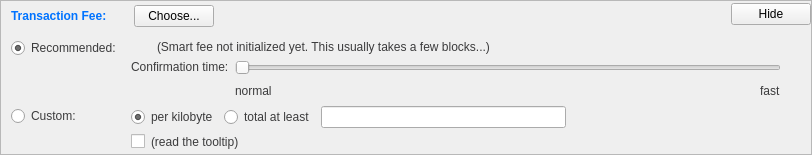
    <widget class="QFrame" name="frameFee">
     <property name="sizePolicy">
      <sizepolicy hsizetype="Expanding" vsizetype="Expanding">
       <horstretch>0</horstretch>
       <verstretch>0</verstretch>
      </sizepolicy>
     </property>
     <property name="maximumSize">
      <size>
       <width>16777215</width>
       <height>16777215</height>
      </size>
     </property>
     <property name="frameShape">
      <enum>QFrame::StyledPanel</enum>
     </property>
     <property name="frameShadow">
      <enum>QFrame::Sunken</enum>
     </property>
     <layout class="QVBoxLayout" name="verticalLayoutFee1">
      <property name="spacing">
       <number>0</number>
      </property>
      <property name="leftMargin">
       <number>0</number>
      </property>
      <property name="topMargin">
       <number>0</number>
      </property>
      <property name="rightMargin">
       <number>0</number>
      </property>
      <property name="bottomMargin">
       <number>0</number>
      </property>
      <item>
       <layout class="QVBoxLayout" name="verticalLayoutFee2" stretch="0,0,0">
        <property name="spacing">
         <number>0</number>
        </property>
        <property name="leftMargin">
         <number>10</number>
        </property>
        <property name="topMargin">
         <number>0</number>
        </property>
        <item>
         <layout class="QHBoxLayout" name="horizontalLayoutFee1">
          <property name="bottomMargin">
           <number>0</number>
          </property>
          <item>
           <layout class="QVBoxLayout" name="verticalLayoutFee7">
            <property name="spacing">
             <number>0</number>
            </property>
            <item>
             <spacer name="verticalSpacerSmartFee">
              <property name="orientation">
               <enum>Qt::Vertical</enum>
              </property>
              <property name="sizeType">
               <enum>QSizePolicy::Fixed</enum>
              </property>
              <property name="sizeHint" stdset="0">
               <size>
                <width>1</width>
                <height>4</height>
               </size>
              </property>
             </spacer>
            </item>
            <item>
             <layout class="QHBoxLayout" name="horizontalLayoutSmartFee">
              <property name="spacing">
               <number>10</number>
              </property>
              <item>
               <widget class="QLabel" name="labelFeeHeadline">
                <property name="sizePolicy">
                 <sizepolicy hsizetype="Preferred" vsizetype="Maximum">
                  <horstretch>0</horstretch>
                  <verstretch>0</verstretch>
                 </sizepolicy>
                </property>
                <property name="font">
                 <font>
                  <weight>75</weight>
                  <bold>true</bold>
                 </font>
                </property>
                <property name="styleSheet">
                 <string notr="true">font-weight:bold;
color: rgb(0, 115, 255);</string>
                </property>
                <property name="text">
                 <string>Transaction Fee:</string>
                </property>
               </widget>
              </item>
              <item>
               <widget class="QLabel" name="labelFeeMinimized">
                <property name="text">
                 <string/>
                </property>
               </widget>
              </item>
              <item>
               <widget class="QPushButton" name="buttonChooseFee">
                <property name="text">
                 <string>Choose...</string>
                </property>
               </widget>
              </item>
             </layout>
            </item>
            <item>
             <spacer name="verticalSpacer_5">
              <property name="orientation">
               <enum>Qt::Vertical</enum>
              </property>
              <property name="sizeHint" stdset="0">
               <size>
                <width>1</width>
                <height>1</height>
               </size>
              </property>
             </spacer>
            </item>
           </layout>
          </item>
          <item>
           <spacer name="horizontalSpacer_4">
            <property name="orientation">
             <enum>Qt::Horizontal</enum>
            </property>
            <property name="sizeHint" stdset="0">
             <size>
              <width>40</width>
              <height>20</height>
             </size>
            </property>
           </spacer>
          </item>
          <item>
           <widget class="QPushButton" name="buttonMinimizeFee">
            <property name="toolTip">
             <string>collapse fee-settings</string>
            </property>
            <property name="text">
             <string>Hide</string>
            </property>
           </widget>
          </item>
         </layout>
        </item>
        <item>
         <widget class="QFrame" name="frameFeeSelection">
          <layout class="QVBoxLayout" name="verticalLayoutFee12">
           <property name="spacing">
            <number>0</number>
           </property>
           <property name="leftMargin">
            <number>0</number>
           </property>
           <property name="topMargin">
            <number>0</number>
           </property>
           <property name="rightMargin">
            <number>0</number>
           </property>
           <property name="bottomMargin">
            <number>0</number>
           </property>
           <item>
            <layout class="QGridLayout" name="gridLayoutFee">
             <property name="topMargin">
              <number>10</number>
             </property>
             <property name="bottomMargin">
              <number>4</number>
             </property>
             <property name="horizontalSpacing">
              <number>10</number>
             </property>
             <property name="verticalSpacing">
              <number>4</number>
             </property>
             <item row="1" column="1">
              <layout class="QVBoxLayout" name="verticalLayoutFee8">
               <property name="spacing">
                <number>6</number>
               </property>
               <item>
                <layout class="QHBoxLayout" name="horizontalLayoutFee13">
                 <item>
                  <widget class="QRadioButton" name="radioCustomPerKilobyte">
                   <property name="toolTip">
                    <string>If the custom fee is set to 1000 satoshis and the transaction is only 250 bytes, then &quot;per kilobyte&quot; only pays 250 satoshis in fee, while &quot;total at least&quot; pays 1000 satoshis. For transactions bigger than a kilobyte both pay by kilobyte.</string>
                   </property>
                   <property name="styleSheet">
                    <string notr="true">color: rgb(59, 59, 60);</string>
                   </property>
                   <property name="text">
                    <string>per kilobyte</string>
                   </property>
                   <property name="checked">
                    <bool>true</bool>
                   </property>
                   <attribute name="buttonGroup">
                    <string notr="true">groupCustomFee</string>
                   </attribute>
                  </widget>
                 </item>
                 <item>
                  <widget class="QRadioButton" name="radioCustomAtLeast">
                   <property name="toolTip">
                    <string>If the custom fee is set to 1000 satoshis and the transaction is only 250 bytes, then &quot;per kilobyte&quot; only pays 250 satoshis in fee, while &quot;total at least&quot; pays 1000 satoshis. For transactions bigger than a kilobyte both pay by kilobyte.</string>
                   </property>
                   <property name="styleSheet">
                    <string notr="true">color: rgb(59, 59, 60);</string>
                   </property>
                   <property name="text">
                    <string>total at least</string>
                   </property>
                   <attribute name="buttonGroup">
                    <string notr="true">groupCustomFee</string>
                   </attribute>
                  </widget>
                 </item>
                 <item>
                  <widget class="BitcoinAmountField" name="customFee"/>
                 </item>
                 <item>
                  <spacer name="horizontalSpacer_6">
                   <property name="orientation">
                    <enum>Qt::Horizontal</enum>
                   </property>
                   <property name="sizeHint" stdset="0">
                    <size>
                     <width>1</width>
                     <height>1</height>
                    </size>
                   </property>
                  </spacer>
                 </item>
                </layout>
               </item>
               <item>
                <layout class="QHBoxLayout" name="horizontalLayoutFee8">
                 <item>
                  <widget class="QCheckBox" name="checkBoxMinimumFee">
                   <property name="toolTip">
                    <string>Paying only the minimum fee is just fine as long as there is less transaction volume than space in the blocks. But be aware that this can end up in a never confirming transaction once there is more demand for creativecoin transactions than the network can process.</string>
                   </property>
                   <property name="text">
                    <string/>
                   </property>
                  </widget>
                 </item>
                 <item>
                  <widget class="QLabel" name="labelMinFeeWarning">
                   <property name="enabled">
                    <bool>true</bool>
                   </property>
                   <property name="toolTip">
                    <string>Paying only the minimum fee is just fine as long as there is less transaction volume than space in the blocks. But be aware that this can end up in a never confirming transaction once there is more demand for creativecoin transactions than the network can process.</string>
                   </property>
                   <property name="styleSheet">
                    <string notr="true">color: rgb(59, 59, 60);</string>
                   </property>
                   <property name="text">
                    <string>(read the tooltip)</string>
                   </property>
                   <property name="margin">
                    <number>5</number>
                   </property>
                  </widget>
                 </item>
                 <item>
                  <spacer name="horizontalSpacer_2">
                   <property name="orientation">
                    <enum>Qt::Horizontal</enum>
                   </property>
                   <property name="sizeHint" stdset="0">
                    <size>
                     <width>1</width>
                     <height>1</height>
                    </size>
                   </property>
                  </spacer>
                 </item>
                </layout>
               </item>
              </layout>
             </item>
             <item row="0" column="0">
              <layout class="QVBoxLayout" name="verticalLayoutFee4" stretch="0,1">
               <item>
                <widget class="QRadioButton" name="radioSmartFee">
                 <property name="styleSheet">
                  <string notr="true">color: rgb(59, 59, 60);</string>
                 </property>
                 <property name="text">
                  <string>Recommended:</string>
                 </property>
                 <property name="checked">
                  <bool>true</bool>
                 </property>
                 <attribute name="buttonGroup">
                  <string notr="true">groupFee</string>
                 </attribute>
                </widget>
               </item>
               <item>
                <spacer name="verticalSpacer_2">
                 <property name="orientation">
                  <enum>Qt::Vertical</enum>
                 </property>
                 <property name="sizeHint" stdset="0">
                  <size>
                   <width>1</width>
                   <height>1</height>
                  </size>
                 </property>
                </spacer>
               </item>
              </layout>
             </item>
             <item row="1" column="0">
              <layout class="QVBoxLayout" name="verticalLayoutFee9" stretch="0,1">
               <item>
                <widget class="QRadioButton" name="radioCustomFee">
                 <property name="styleSheet">
                  <string notr="true">color: rgb(59, 59, 60);</string>
                 </property>
                 <property name="text">
                  <string>Custom:</string>
                 </property>
                 <attribute name="buttonGroup">
                  <string notr="true">groupFee</string>
                 </attribute>
                </widget>
               </item>
               <item>
                <spacer name="verticalSpacer_6">
                 <property name="orientation">
                  <enum>Qt::Vertical</enum>
                 </property>
                 <property name="sizeHint" stdset="0">
                  <size>
                   <width>1</width>
                   <height>1</height>
                  </size>
                 </property>
                </spacer>
               </item>
              </layout>
             </item>
             <item row="0" column="1">
              <layout class="QVBoxLayout" name="verticalLayoutFee3" stretch="0,0,1">
               <property name="spacing">
                <number>6</number>
               </property>
               <property name="topMargin">
                <number>2</number>
               </property>
               <item>
                <layout class="QHBoxLayout" name="horizontalLayoutFee12">
                 <item>
                  <widget class="QLabel" name="labelSmartFee">
                   <property name="text">
                    <string/>
                   </property>
                   <property name="margin">
                    <number>2</number>
                   </property>
                  </widget>
                 </item>
                 <item>
                  <widget class="QLabel" name="labelFeeEstimation">
                   <property name="text">
                    <string/>
                   </property>
                  </widget>
                 </item>
                 <item>
                  <widget class="QLabel" name="labelSmartFee2">
                   <property name="styleSheet">
                    <string notr="true">color: rgb(59, 59, 60);</string>
                   </property>
                   <property name="text">
                    <string>(Smart fee not initialized yet. This usually takes a few blocks...)</string>
                   </property>
                   <property name="margin">
                    <number>2</number>
                   </property>
                  </widget>
                 </item>
                 <item>
                  <spacer name="horizontalSpacer_5">
                   <property name="orientation">
                    <enum>Qt::Horizontal</enum>
                   </property>
                   <property name="sizeHint" stdset="0">
                    <size>
                     <width>1</width>
                     <height>1</height>
                    </size>
                   </property>
                  </spacer>
                 </item>
                </layout>
               </item>
               <item>
                <layout class="QHBoxLayout" name="horizontalLayoutFee9">
                 <item>
                  <layout class="QVBoxLayout" name="verticalLayoutFee6">
                   <item>
                    <widget class="QLabel" name="labelSmartFee3">
                     <property name="styleSheet">
                      <string notr="true">color: rgb(59, 59, 60);</string>
                     </property>
                     <property name="text">
                      <string>Confirmation time:</string>
                     </property>
                     <property name="margin">
                      <number>2</number>
                     </property>
                    </widget>
                   </item>
                   <item>
                    <spacer name="verticalSpacer_3">
                     <property name="orientation">
                      <enum>Qt::Vertical</enum>
                     </property>
                     <property name="sizeHint" stdset="0">
                      <size>
                       <width>1</width>
                       <height>1</height>
                      </size>
                     </property>
                    </spacer>
                   </item>
                  </layout>
                 </item>
                 <item>
                  <layout class="QVBoxLayout" name="verticalLayoutFee5">
                   <property name="rightMargin">
                    <number>30</number>
                   </property>
                   <item>
                    <widget class="QSlider" name="sliderSmartFee">
                     <property name="minimum">
                      <number>0</number>
                     </property>
                     <property name="maximum">
                      <number>24</number>
                     </property>
                     <property name="pageStep">
                      <number>1</number>
                     </property>
                     <property name="value">
                      <number>0</number>
                     </property>
                     <property name="orientation">
                      <enum>Qt::Horizontal</enum>
                     </property>
                     <property name="invertedAppearance">
                      <bool>false</bool>
                     </property>
                     <property name="invertedControls">
                      <bool>false</bool>
                     </property>
                     <property name="tickPosition">
                      <enum>QSlider::NoTicks</enum>
                     </property>
                    </widget>
                   </item>
                   <item>
                    <layout class="QHBoxLayout" name="horizontalLayoutFee10">
                     <item>
                      <widget class="QLabel" name="labelSmartFeeNormal">
                       <property name="styleSheet">
                        <string notr="true">color: rgb(59, 59, 60);</string>
                       </property>
                       <property name="text">
                        <string>normal</string>
                       </property>
                      </widget>
                     </item>
                     <item>
                      <spacer name="horizontalSpacer_3">
                       <property name="orientation">
                        <enum>Qt::Horizontal</enum>
                       </property>
                       <property name="sizeHint" stdset="0">
                        <size>
                         <width>40</width>
                         <height>20</height>
                        </size>
                       </property>
                      </spacer>
                     </item>
                     <item>
                      <widget class="QLabel" name="labelSmartFeeFast">
                       <property name="styleSheet">
                        <string notr="true">color: rgb(59, 59, 60);</string>
                       </property>
                       <property name="text">
                        <string>fast</string>
                       </property>
                      </widget>
                     </item>
                    </layout>
                   </item>
                  </layout>
                 </item>
                </layout>
               </item>
               <item>
                <spacer name="verticalSpacer_4">
                 <property name="orientation">
                  <enum>Qt::Vertical</enum>
                 </property>
                 <property name="sizeHint" stdset="0">
                  <size>
                   <width>1</width>
                   <height>1</height>
                  </size>
                 </property>
                </spacer>
               </item>
              </layout>
             </item>
            </layout>
           </item>
          </layout>
         </widget>
        </item>
        <item>
         <spacer name="verticalSpacerFee">
          <property name="orientation">
           <enum>Qt::Vertical</enum>
          </property>
          <property name="sizeHint" stdset="0">
           <size>
            <width>800</width>
            <height>1</height>
           </size>
          </property>
         </spacer>
        </item>
       </layout>
      </item>
     </layout>
    </widget>
